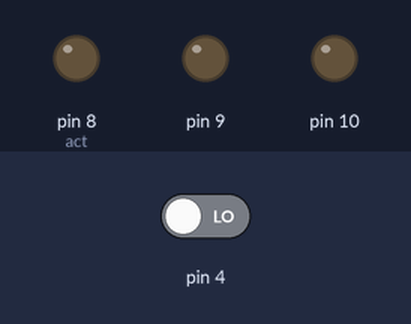
The sketch below on a simulated Arduino Uno, built with avr-gcc and run on an emulated ATmega328P. On the bench: output pins drawn as LEDs (lit = HIGH). The inputs (shaded band) are chosen by the test bench; at power-on: pin 4 LOW.

Above: at 1.2 s.
1.3 s: pin 4 driven HIGH
At 2.5 s:
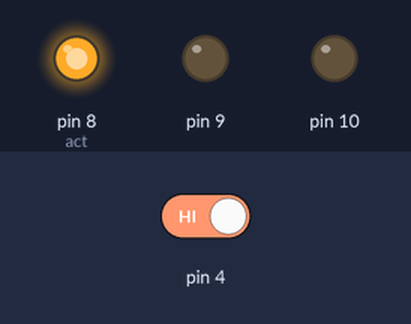
2.8 s: pin 4 driven LOW
At 3.8 s:
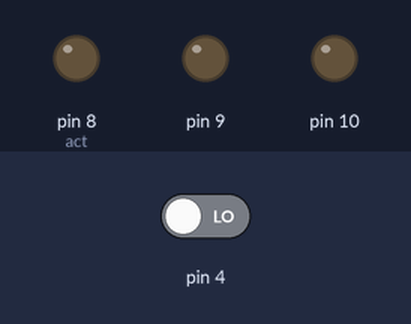
Timing chart, 0 to 5.8 s (numbered marks = the images above; inputs shaded):
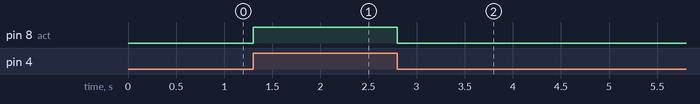

The sketch:

Laser_sensor_motor.ino
```cpp
const int motor = 9;
const int dir = 10;
const int laser = 4;
const int act = 8;
void setup() {
  // put your setup code here, to run once:
  pinMode(9, OUTPUT);
  pinMode(10, OUTPUT);
  pinMode(4, INPUT);
  pinMode(8, OUTPUT);

  Serial.begin(9600);

   int x = 0;
 //  while(1)
   //{


   //}
}
int x;
void loop() {
  // put your main code here, to run repeatedly:
     x = digitalRead(4);


 /* do
  {

    x = digitalRead(4);

    digitalWrite(dir, LOW);
    analogWrite(motor, 150);
  }
  while (x != 0) ;
*/

if(x!=0)
{
 digitalWrite(act, HIGH);


   }
   else
   {
    digitalWrite(act, LOW);
    /*analogWrite(motor, 0);
  digitalWrite(dir, HIGH);
  analogWrite(motor, 20);
  delay(199);
  analogWrite(motor, 0);
  Serial.println("Stop");
  */
   }

}
```

Measured:
- after the input at 1.3 s, pin 8 (act): LOW → HIGH at once
- after the input at 2.8 s, pin 8 (act): HIGH → LOW at once
